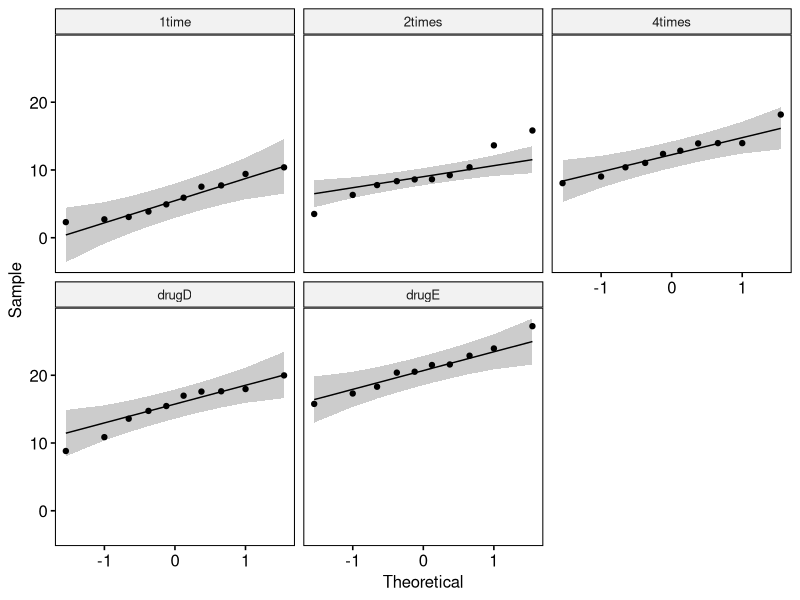
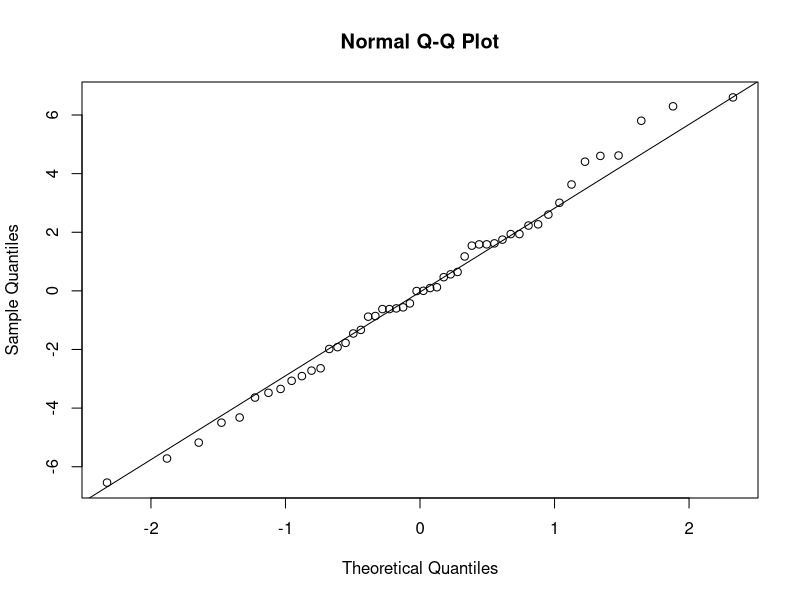
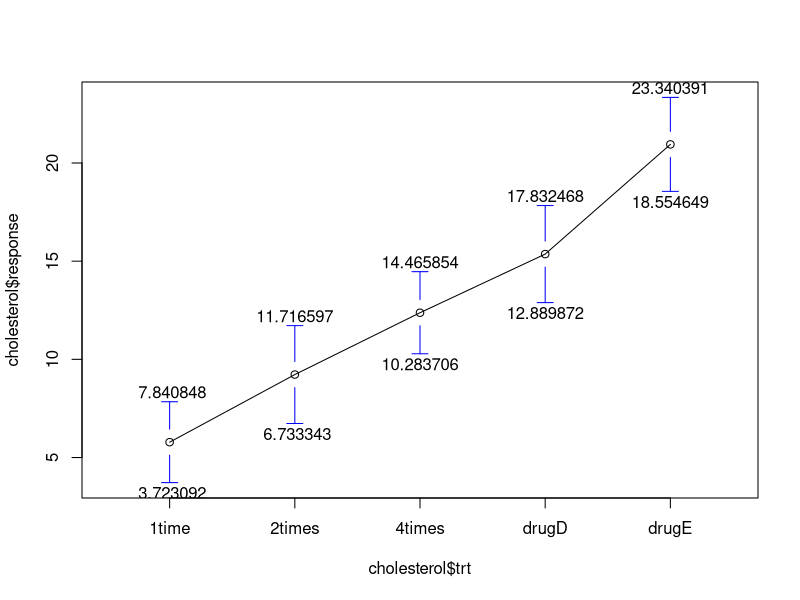
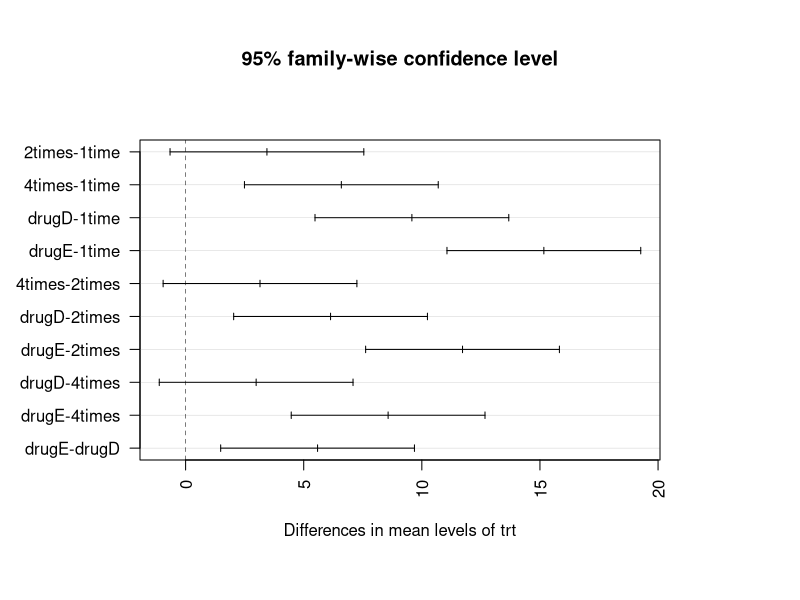
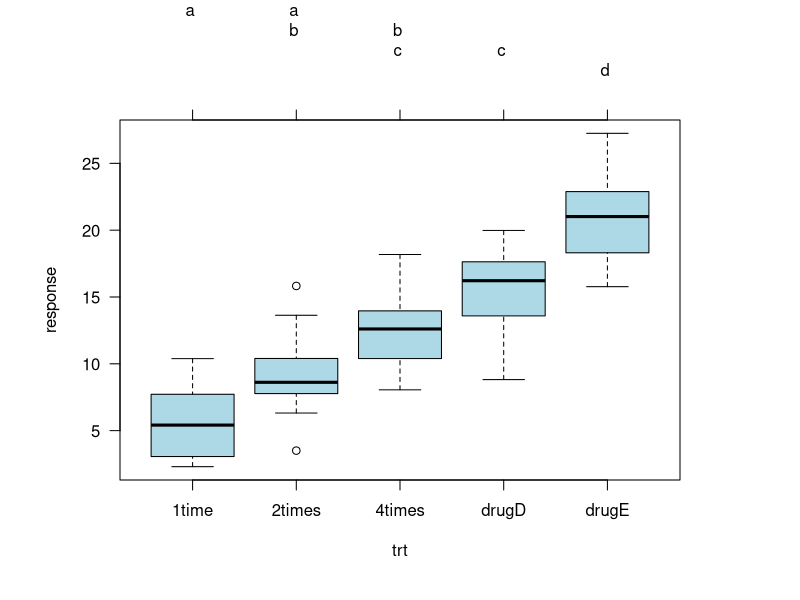

Reproduce these figures in R, in order.
## ---- chunk 1

library(multcomp)
library(tidyverse)
library(rstatix)
library(ggpubr)
library(gplots)
library(car)
## ---- chunk 2

cholesterol <- tibble(cholesterol)


## ---- chunk 3

head(cholesterol)


## ---- chunk 4

levels(cholesterol$trt)


## ---- chunk 5


cholesterol %>% 
sample_n_by(trt, size = 2)

## ---- chunk 6

table(cholesterol$trt)


## ---- chunk 7

summary(cholesterol$response)


## ---- chunk 8


group_stats <- cholesterol %>%
              group_by(trt) %>%
              summarise(n=n(),group_mean = mean(response),group_sd = sd(response))

group_stats
## ---- chunk 9



ggqqplot(cholesterol, "response", facet.by = "trt")


## ---- chunk 10

model <- lm(response ~ trt,data = cholesterol)
shapiro.test(model$residuals)

## ---- chunk 11


qqnorm(model$residuals)
qqline(model$residuals)


## ---- chunk 12


cholesterol %>%
  group_by(trt) %>%
  summarize(W=shapiro.test(response)$statistic, p_value=shapiro.test(response)$p.value)

## ---- chunk 13


cholesterol %>%
  group_by(trt) %>%
  shapiro_test(response)


## ---- chunk 14


bartlett.test(response~trt,data = cholesterol)


## ---- chunk 15

cholesterol %>% 
  group_by(trt) %>%
  identify_outliers(response)


## ---- chunk 16



fit <- aov(response ~ trt,data=cholesterol)
summary(fit)

## ---- chunk 17


plotmeans(cholesterol$response~cholesterol$trt, ci.label = TRUE,n.label = FALSE)

## ---- chunk 18



g <- filter(cholesterol,trt=="1time")
t.test(x =g$response, conf.level = .95, alternative = "two.sided")

## ---- chunk 19

TukeyHSD(fit)


## ---- chunk 20

pwc <- cholesterol %>% tukey_hsd(response~trt)
pwc

## ---- chunk 21

par(las=2,mar = c(7,7,7,7))
plot(TukeyHSD(fit))


## ---- chunk 22

par(las=1,mar=c(6,6,6,6))
tuk <- glht(fit,linfct=mcp(trt="Tukey"))
plot(cld(tuk,level = .05),col = "lightblue")
